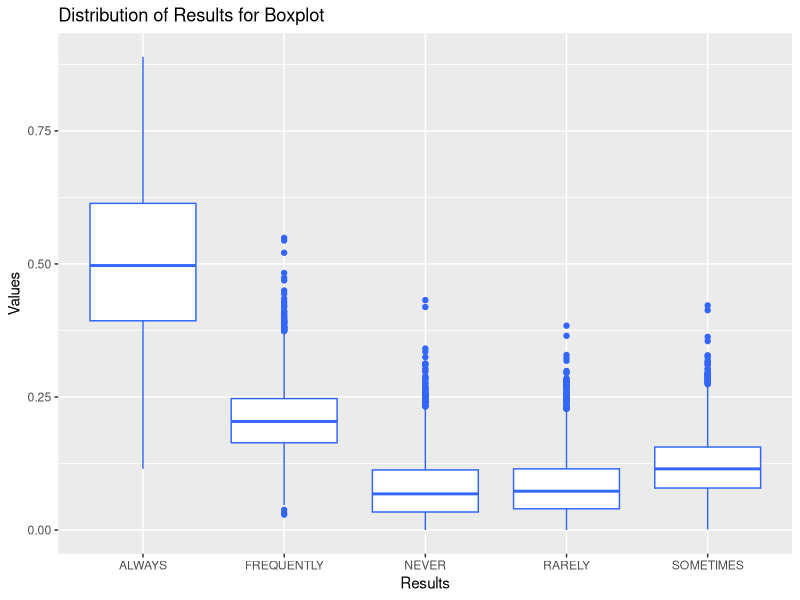
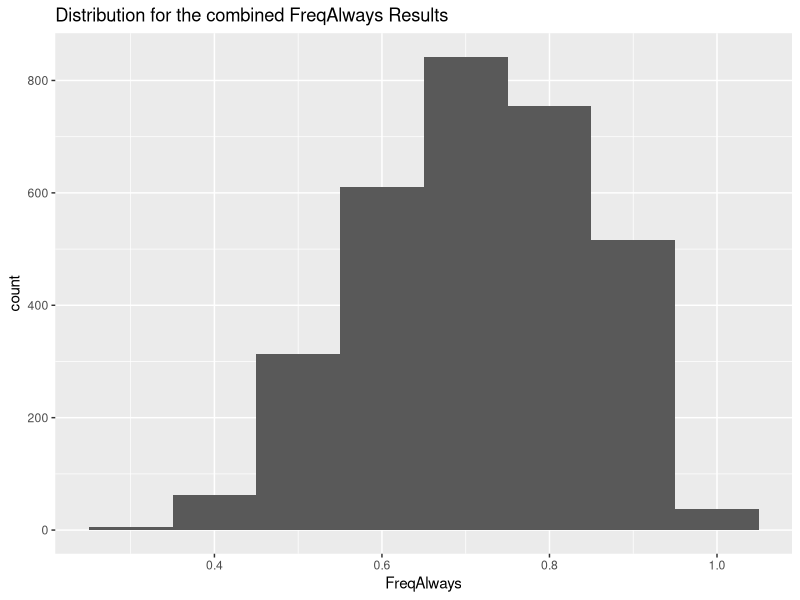
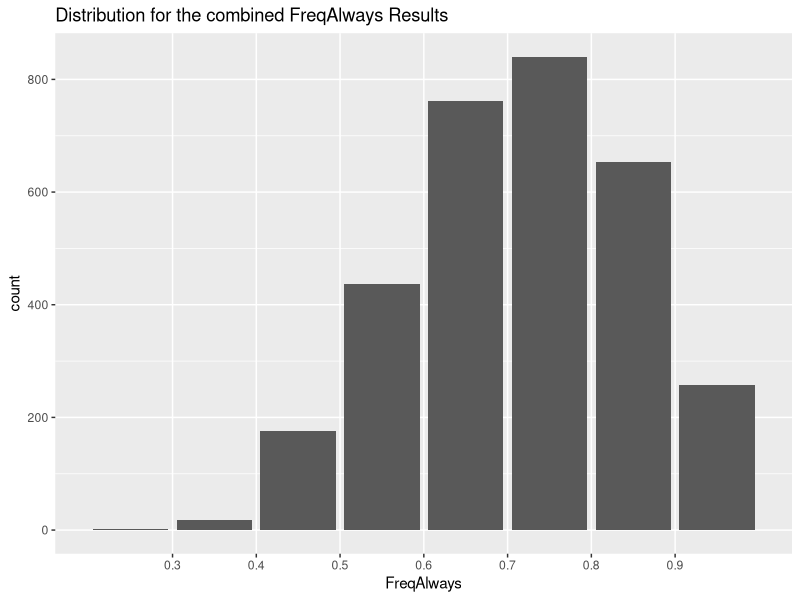
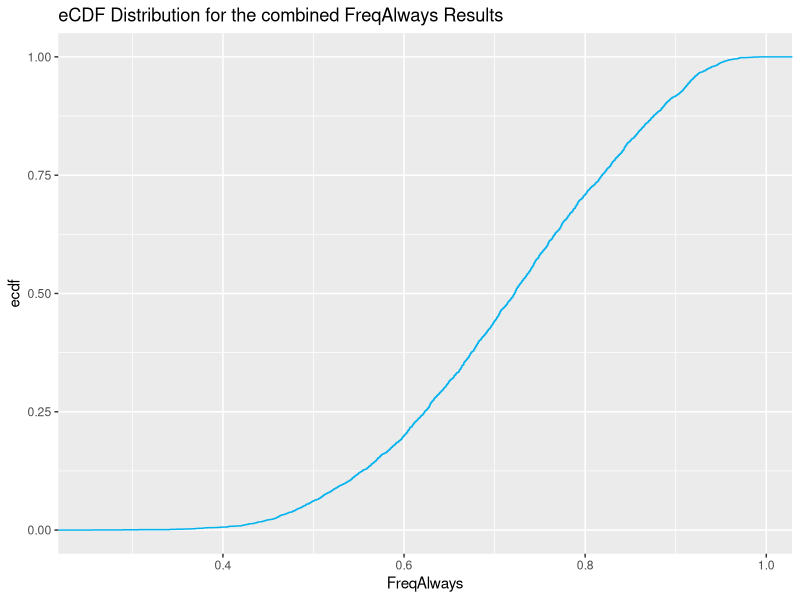
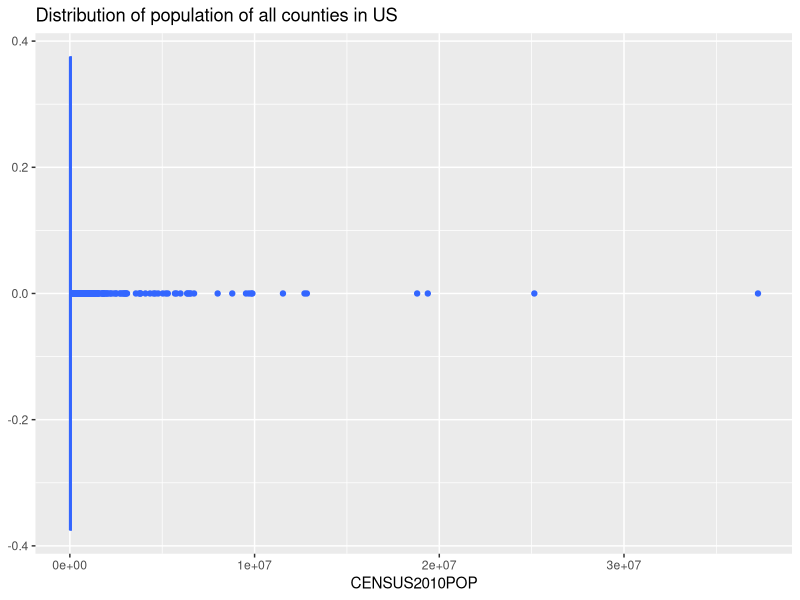
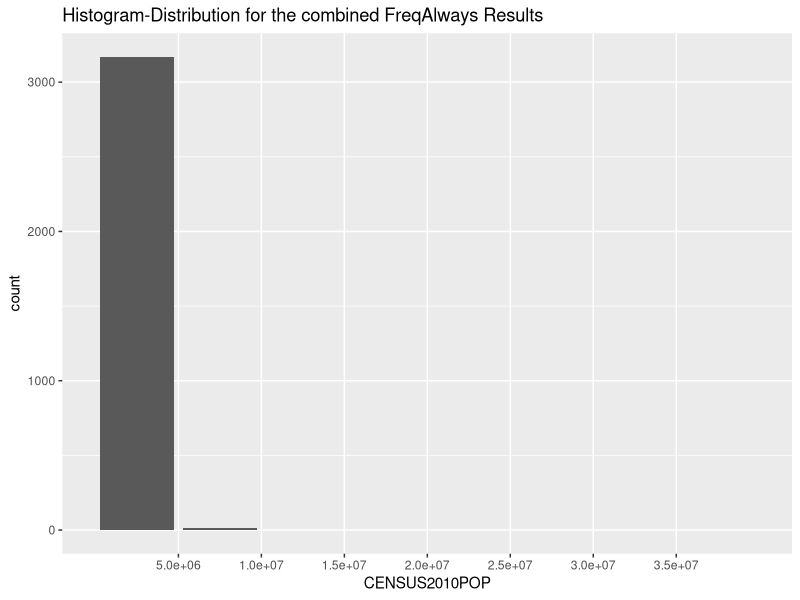

Write the R code that produced these figures, in order. (Note: this script raises an error after producing the figures.)
## ---- chunk 1
library(ggplot2)
library(dplyr)
library(tidyverse)

abc <- read.csv(file="data/Q1data.csv")

ggplot(abc, aes(y=Values, x=Results)) +
    geom_boxplot(fill = "white", colour = "#3366FF")+
  ggtitle(label = "Distribution of Results for Boxplot")


ecdf <- read.csv(file="data/eCDF.csv")

ggplot(ecdf, aes(x=FreqAlways)) +
   geom_histogram(binwidth =0.1)+
  ggtitle(label = "Distribution for the combined FreqAlways Results")
  

ggplot(ecdf, aes(x=FreqAlways)) +
   geom_bar() +
  scale_x_binned()+
  ggtitle(label = "Distribution for the combined FreqAlways Results")

ggplot(ecdf, aes(FreqAlways)) + stat_ecdf(geom = "step", na.rm = TRUE, col = "deepskyblue2")+
  ggtitle(label = "eCDF Distribution for the combined FreqAlways Results")

q2 <- read.csv(file="data/co-est2019-alldata.csv")

ggplot(q2, aes(x=CENSUS2010POP)) +
    geom_boxplot(fill = "white", colour = "#3366FF")+
  ggtitle(label = "Distribution of population of all counties in US")

ggplot(q2, aes(x=CENSUS2010POP)) +
    geom_bar()+
  scale_x_binned()+
  ggtitle(label = "Histogram-Distribution for the combined FreqAlways Results")

ggplot(q2, aes(x=CENSUS2010POP)) +
   geom_histogram(binwidth=40, col = "deepskyblue2")+
  ggtitle(label = "Histogram- Distribution for the combined FreqAlways Results")

ggplot(q2, aes(x=CENSUS2010POP)) + stat_ecdf(geom = "step", na.rm = TRUE, col = "deepskyblue2")+
  ggtitle(label = "eCDF-Distribution of population of all counties in US")

nst <- read.csv(file="data/nst-est2019-alldata.csv")

ggplot(nst, aes(x=RDEATH2019)) +
   geom_histogram(binwidth=0.1, col = "deepskyblue2")+
ggtitle(label = "Histogram-Distribution of Death rate for all states in US")

ggplot(nst, aes(x=RDEATH2019)) +
    geom_bar()+
  scale_x_binned()+
ggtitle(label = "Histogram-Distribution of Death rate for all states in US")

ggplot(nst, aes(x=RDEATH2019)) + stat_ecdf(geom = "step", na.rm = TRUE, col = "deepskyblue2")+
ggtitle(label = "eCDF Distribution of Death rate for all states in US")

